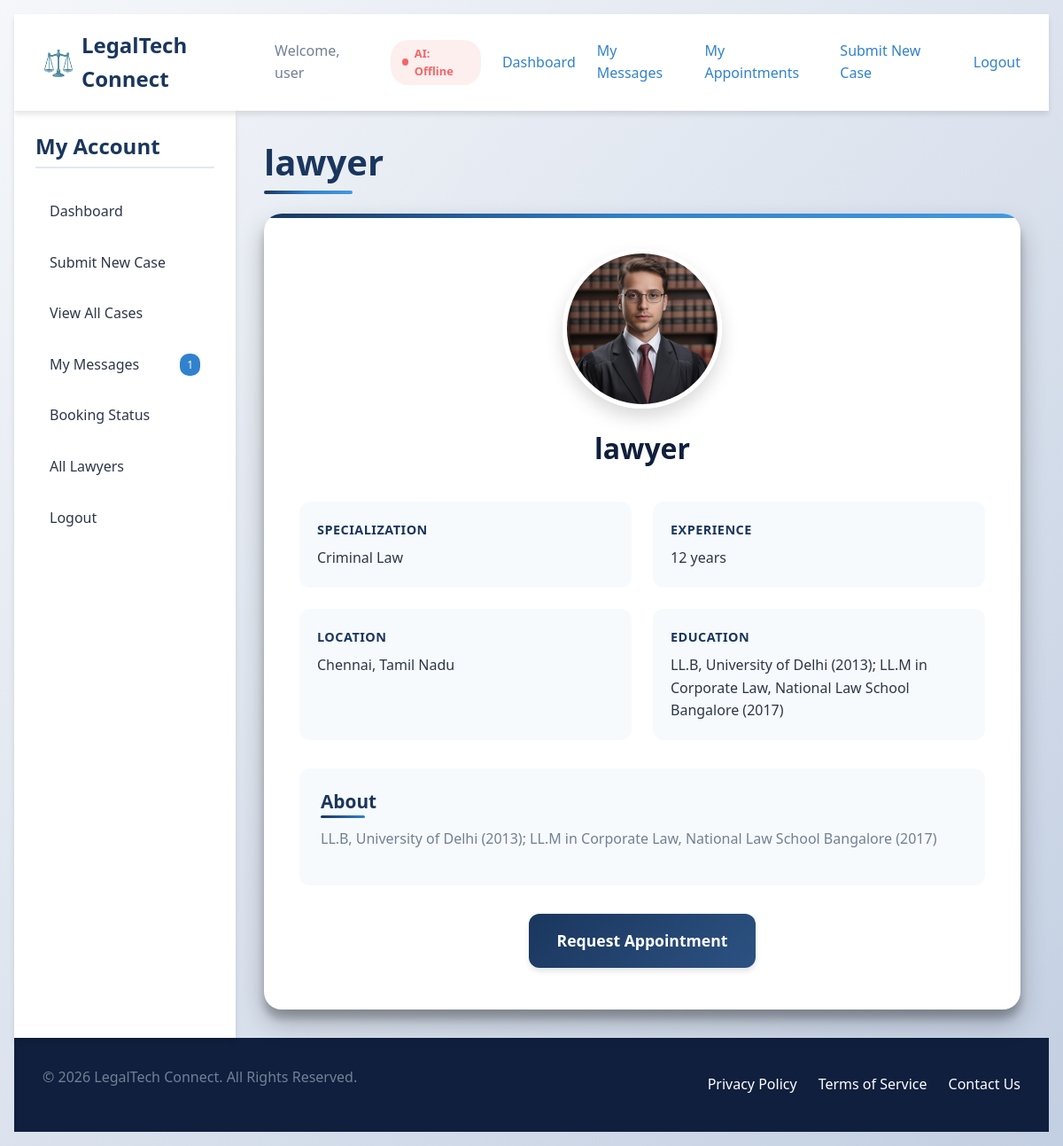
The app's page /lawyer/view/3 (signed in) with its own data.
### models.py (models this page shows, shortened)
class User(UserMixin, db.Model):
    id = db.Column(db.Integer, primary_key=True)
    email = db.Column(db.String(150), unique=True, nullable=False)
    password_hash = db.Column(db.String(128), nullable=False)
    role = db.Column(db.String(50), nullable=False) # 'client', 'lawyer', 'admin'
    name = db.Column(db.String(150), nullable=True)
    bio = db.Column(db.Text, nullable=True)
    education = db.Column(db.String(200), nullable=True)
    created_at = db.Column(db.DateTime, default=lambda: datetime.now(timezone.utc))
    is_active = db.Column(db.Boolean, default=True, nullable=False) # For soft-deactivation by admin
    profile_pic = db.Column(db.String(200), nullable=True) # Filename for the profile picture
    specialization = db.Column(db.String(200), nullable=True)
    experience_years = db.Column(db.Integer, nullable=True)
    location = db.Column(db.String(150), nullable=True)
    phone_number = db.Column(db.String(50), nullable=True)
    address = db.Column(db.String(300), nullable=True)
    bar_number = db.Column(db.String(100), unique=True, nullable=True)
    is_verified = db.Column(db.Boolean, default=False)
    court_name = db.Column(db.String(200), nullable=True)
    judge_id_number = db.Column(db.String(100), unique=True, nullable=True)
    verification_document = db.Column(db.String(200), nullable=True)  # filename of uploaded verification doc
    cases_as_client = db.relationship('Case', foreign_keys='Case.client_id', backref='client', lazy=True)
    cases_as_client2 = db.relationship('Case', foreign_keys='Case.client2_id', backref='client2', lazy=True)
    cases_as_lawyer = db.relationship('Case', foreign_keys='Case.lawyer_id', backref='lawyer', lazy=True)
    cases_as_judge = db.relationship('Case', foreign_keys='Case.judge_id', backref='judge', lazy=True)
    reviews_received = db.relationship('Review', backref='lawyer', lazy=True)
    messages_sent = db.relationship('Message', foreign_keys='Message.sender_id', backref='sender', lazy=True)
    appointments = db.relationship('Appointment', backref='user', lazy=True)
    documents_uploaded = db.relationship('Document', backref='uploader', lazy=True)
    complaints_made = db.relationship('Complaint', foreign_keys='Complaint.complainant_id', backref='complainant', lazy=True)
    complaints_about = db.relationship('Complaint', foreign_keys='Complaint.about_user_id', backref='about_user', lazy=True)

### lawyer.py (the view)
@lawyer_bp.route('/view/<int:lawyer_id>')
def view_profile(lawyer_id):
    lawyer = User.query.filter_by(id=lawyer_id, role='lawyer').first_or_404()
    return render_template('lawyer/profile.html', lawyer=lawyer, view_only=True)

### templates/lawyer/profile.html (shortened to what this page needs)
{% extends "base.html" %}
{% block content %}
<div class="profile-container">
    {% set profile_owner = lawyer if lawyer is defined else current_user %}
    {% if view_only is defined and view_only %}
        <h1>{{ profile_owner.name or 'Lawyer Profile' }}</h1>
        <div class="profile-card">
            <div class="profile-header">
                {% if profile_owner.profile_pic %}
                    <img src="/{{ profile_owner.profile_pic }}" alt="Profile picture" class="profile-avatar"/>
                {% else %}
                    <img src="{{ url_for('static', filename='images/default_avatar.svg') }}" alt="Default profile picture" class="profile-avatar"/>
                {% endif %}
                <h2 class="profile-name">{{ profile_owner.name }}</h2>
            </div>
            <div class="profile-details">
                <div class="detail-item">
                    <strong>Specialization</strong>
                    {{ profile_owner.specialization or 'N/A' }}
                </div>
                <div class="detail-item">
                    <strong>Experience</strong>
                    {{ profile_owner.experience_years or 0 }} years
                </div>
                <div class="detail-item">
                    <strong>Location</strong>
                    {{ profile_owner.location or 'N/A' }}
                </div>
                <div class="detail-item">
                    <strong>Education</strong>
                    {{ profile_owner.education or 'N/A' }}
                </div>
            </div>
            <div class="profile-bio">
                <h3>About</h3>
                <p>{{ profile_owner.bio or 'No bio provided.' }}</p>
            </div>
            {% if current_user.is_authenticated and current_user.role == 'client' %}
                <div class="profile-actions">
                    <a href="{{ url_for('client.request_appt_from_profile', lawyer_id=profile_owner.id) }}" class="button-primary">Request Appointment</a>
                </div>
            {% endif %}
        </div>
    {% endif %}
</div>
{% endblock %}

### templates/base.html (shortened to what this page needs)
<!DOCTYPE html>
<html lang="en">
<head>
</head>
<body>
<nav class="navbar">
    <div class="nav-brand">
        <a href="{{ url_for('index') }}">LegalTech Connect</a>
    </div>
    <div class="nav-links">
        {% if current_user.is_authenticated %}
            <span class="nav-welcome">Welcome, {{ current_user.name or current_user.email }}</span>
            <span class="ai-status {% if ai_available %}ai-online{% else %}ai-offline{% endif %}" title="AI availability">AI: {% if ai_available %}Online{% else %}Offline{% endif %}</span>
            {% if current_user.role == 'client' %}
                <a href="{{ url_for('client.dashboard') }}">Dashboard</a>
                <a href="{{ url_for('client.messages') }}">My Messages</a>
                <a href="{{ url_for('client.appointments') }}">My Appointments</a>
                <a href="{{ url_for('client.submit_case') }}">Submit New Case</a>
            {% elif current_user.role == 'lawyer' %}
                <a href="{{ url_for('lawyer.dashboard') }}">Dashboard</a>
                <a href="{{ url_for('lawyer.edit_profile') }}">Profile</a>
                <a href="{{ url_for('lawyer.history') }}">Case History</a>
                <a href="{{ url_for('lawyer.case_requests') }}">Case Requests</a>
            {% elif current_user.role == 'admin' %}
                <a href="{{ url_for('admin.dashboard') }}">Admin Panel</a>
                <a href="{{ url_for('admin.rate_limits') }}">Rate Limits</a>
                <a href="{{ url_for('admin.verify_lawyers') }}">Verify Lawyers</a>
                <a href="{{ url_for('admin.manage_users') }}">Manage Users</a>
            {% endif %}
            <a href="{{ url_for('auth.logout') }}">Logout</a>
        {% else %}
            <a href="{{ url_for('auth.login') }}">Login</a>
            <a href="{{ url_for('auth.register') }}" class="button-primary">Get Started</a>
        {% endif %}
    </div>
</nav>
<div class="page-container">
    {% if current_user.is_authenticated %}
        {% if current_user.role == 'client' %}
        <aside class="sidebar">
            <h3>My Account</h3>
            <ul>
                <li><a href="{{ url_for('client.dashboard') }}">Dashboard</a></li>
                <li><a href="{{ url_for('client.submit_case') }}">Submit New Case</a></li>
                <li><a href="{{ url_for('client.view_all_cases') }}">View All Cases</a></li>
                <li><a href="{{ url_for('client.messages') }}">My Messages {% if sidebar_counts.unread_messages %}<span class="count-badge">{{ sidebar_counts.unread_messages }}</span>{% endif %}</a></li>
                <li><a href="{{ url_for('client.appointments') }}">Booking Status {% if sidebar_counts.upcoming_appointments %}<span class="count-badge">{{ sidebar_counts.upcoming_appointments }}</span>{% endif %}</a></li>
                <li><a href="{{ url_for('client.lawyers') }}">All Lawyers</a></li>
                <li><a href="{{ url_for('auth.logout') }}">Logout</a></li>
            </ul>
        </aside>
        {% endif %}
    {% endif %}
    <main class="main-content">
        {% block content %}{% endblock %}
    </main>
</div>
<footer class="footer">
    <div class="container">
        <p>&copy; {{ now.year }} LegalTech Connect. All Rights Reserved.</p>
        <div class="footer-links">
            <a href="#">Privacy Policy</a>
            <a href="#">Terms of Service</a>
            <a href="#">Contact Us</a>
        </div>
    </div>
</footer>
</body>
</html>

### templates/lawyer/profile.html (style rules this page uses)
:root { --primary-color: #1a365d; --primary-light: #2c5282; --primary-dark: #0f1f3d; --secondary-color: #3182ce; --accent-color: #4299e1; --accent-light: #90cdf4; --success-color: #48bb78; --warning-color: #ed8936; --danger-color: #f56565; --light-bg: #f7fafc; --white: #ffffff; --text-primary: #2d3748; --text-secondary: #718096; --border-color: #e2e8f0; --shadow-sm: 0 1px 3px rgba(0, 0, 0, 0.12), 0 1px 2px rgba(0, 0, 0, 0.24); --shadow-md: 0 4px 6px rgba(0, 0, 0, 0.1); --shadow-lg: 0 10px 20px rgba(0, 0, 0, 0.15); --shadow-xl: 0 14px 28px rgba(0, 0, 0, 0.25), 0 10px 10px rgba(0, 0, 0, 0.22); --transition: all 0.3s cubic-bezier(0.25, 0.8, 0.25, 1); }
* { margin: 0; padding: 0; box-sizing: border-box; }
body { font-family: 'Segoe UI', Tahoma, Geneva, Verdana, sans-serif; background: linear-gradient(135deg, #f5f7fa 0%, #c3cfe2 100%); min-height: 100vh; padding: 1rem; color: var(--text-primary); }
.profile-container { max-width: 900px; margin: 0 auto; animation: fadeIn 0.8s ease-out; }
h1 { font-size: 2.5rem; margin-bottom: 2rem; color: var(--primary-color); position: relative; display: inline-block; animation: fadeInDown 0.8s ease-out; }
h1::after { content: ''; position: absolute; bottom: -10px; left: 0; width: 100px; height: 4px; background: linear-gradient(90deg, var(--primary-color), var(--secondary-color), var(--accent-color)); border-radius: 2px; animation: expandWidth 1.5s ease-out forwards; }
.profile-card { background: var(--white); border-radius: 20px; box-shadow: var(--shadow-xl); padding: 2.5rem; position: relative; overflow: hidden; animation: slideInUp 0.8s ease-out 0.2s both; }
.profile-card::before { content: ''; position: absolute; top: 0; left: 0; width: 100%; height: 5px; background: linear-gradient(90deg, var(--primary-color), var(--secondary-color), var(--accent-color)); animation: gradient 3s ease infinite; }
.profile-header { display: flex; flex-direction: column; align-items: center; margin-bottom: 2rem; position: relative; z-index: 1; }
.profile-avatar { width: 180px; height: 180px; border-radius: 50%; object-fit: cover; border: 5px solid var(--white); box-shadow: var(--shadow-lg); margin-bottom: 1.5rem; transition: var(--transition); animation: pulse 2s infinite; }
.profile-name { font-size: 2rem; font-weight: 700; color: var(--primary-dark); margin-bottom: 0.5rem; text-align: center; animation: fadeIn 1s ease-out 0.3s both; }
.profile-details { display: grid; grid-template-columns: repeat(auto-fit, minmax(250px, 1fr)); gap: 1.5rem; margin-bottom: 2rem; animation: fadeInUp 0.8s ease-out 0.4s both; }
.detail-item { background: var(--light-bg); padding: 1.25rem; border-radius: 12px; transition: var(--transition); position: relative; overflow: hidden; }
.detail-item::before { content: ''; position: absolute; top: 0; left: 0; width: 4px; height: 100%; background: linear-gradient(180deg, var(--primary-color), var(--secondary-color)); transform: scaleY(0); transition: transform 0.3s ease; }
.detail-item strong { color: var(--primary-color); display: block; margin-bottom: 0.5rem; font-size: 0.9rem; text-transform: uppercase; letter-spacing: 0.5px; }
.profile-bio { background: var(--light-bg); padding: 1.5rem; border-radius: 12px; margin-bottom: 2rem; line-height: 1.6; animation: fadeInUp 0.8s ease-out 0.5s both; }
.profile-bio h3 { color: var(--primary-color); margin-bottom: 1rem; font-size: 1.3rem; position: relative; display: inline-block; }
.profile-bio h3::after { content: ''; position: absolute; bottom: -5px; left: 0; width: 50px; height: 3px; background: linear-gradient(90deg, var(--primary-color), var(--secondary-color)); border-radius: 2px; }
.profile-actions { text-align: center; animation: fadeInUp 0.8s ease-out 0.6s both; }
.button-primary { display: inline-block; padding: 1rem 2rem; background: linear-gradient(135deg, var(--primary-color), var(--primary-light)); color: var(--white); border: none; border-radius: 12px; font-size: 1.1rem; font-weight: 600; cursor: pointer; transition: var(--transition); box-shadow: var(--shadow-md); position: relative; overflow: hidden; text-decoration: none; text-align: center; }
.button-primary::before { content: ''; position: absolute; top: 0; left: -100%; width: 100%; height: 100%; background: linear-gradient(90deg, transparent, rgba(255, 255, 255, 0.2), transparent); transition: left 0.5s; }
.button-primary { position: relative; overflow: hidden; }

### records on screen
User: name "user"
User: name "lawyer", profile_pic (picture), specialization "Criminal Law", experience_years "12", location "Chennai, Tamil Nadu", education "LL.B, University of Delhi (2013); LL.M in Corporate Law, National Law School Bangalore (2017)", bio "LL.B, University of Delhi (2013); LL.M in Corporate Law, National Law School Bangalore (2017)"

### other values on screen
{{ sidebar_counts.unread_messages }} "1"
